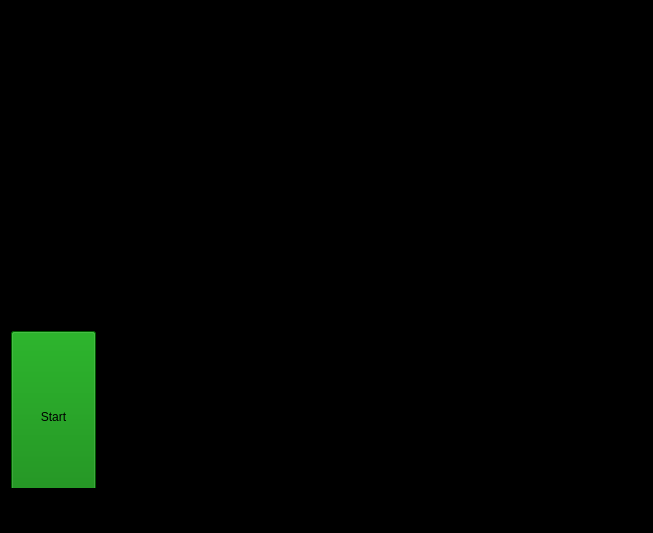
<?xml version="1.0" encoding="UTF-8"?>
<ui version="4.0">
 <class>MainWindow</class>
 <widget class="QMainWindow" name="MainWindow">
  <property name="geometry">
   <rect>
    <x>0</x>
    <y>0</y>
    <width>653</width>
    <height>533</height>
   </rect>
  </property>
  <property name="windowTitle">
   <string>MainWindow</string>
  </property>
  <property name="styleSheet">
   <string notr="true">background-color:black;
</string>
  </property>
  <widget class="QWidget" name="centralWidget">
   <widget class="QWidget" name="verticalLayoutWidget">
    <property name="geometry">
     <rect>
      <x>-1</x>
      <y>-1</y>
      <width>651</width>
      <height>321</height>
     </rect>
    </property>
    <layout class="QVBoxLayout" name="verticalLayout"/>
   </widget>
   <widget class="QWidget" name="horizontalLayoutWidget">
    <property name="geometry">
     <rect>
      <x>-1</x>
      <y>319</y>
      <width>651</width>
      <height>181</height>
     </rect>
    </property>
    <layout class="QHBoxLayout" name="horizontalLayout">
     <item>
      <widget class="QScrollArea" name="scrollArea">
       <property name="widgetResizable">
        <bool>true</bool>
       </property>
       <widget class="QWidget" name="scrollAreaWidgetContents_2">
        <property name="geometry">
         <rect>
          <x>0</x>
          <y>0</y>
          <width>647</width>
          <height>177</height>
         </rect>
        </property>
        <property name="styleSheet">
         <string notr="true"/>
        </property>
        <widget class="QPlainTextEdit" name="mcOutputBox">
         <property name="geometry">
          <rect>
           <x>90</x>
           <y>0</y>
           <width>551</width>
           <height>171</height>
          </rect>
         </property>
        </widget>
        <widget class="QPushButton" name="pushButton">
         <property name="geometry">
          <rect>
           <x>0</x>
           <y>0</y>
           <width>85</width>
           <height>171</height>
          </rect>
         </property>
         <property name="sizePolicy">
          <sizepolicy hsizetype="Minimum" vsizetype="Minimum">
           <horstretch>0</horstretch>
           <verstretch>0</verstretch>
          </sizepolicy>
         </property>
         <property name="minimumSize">
          <size>
           <width>0</width>
           <height>30</height>
          </size>
         </property>
         <property name="styleSheet">
          <string notr="true">QPushButton#pushButton {
			background-color: green;

}

QPushButton#pushButton:pressed {
	      background-color:red;
}</string>
         </property>
         <property name="text">
          <string>Start</string>
         </property>
        </widget>
       </widget>
      </widget>
     </item>
    </layout>
   </widget>
  </widget>
  <widget class="QStatusBar" name="statusBar"/>
 </widget>
 <layoutdefault spacing="6" margin="11"/>
 <resources/>
 <connections/>
</ui>
